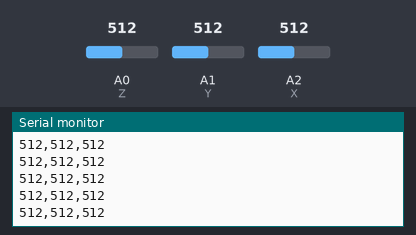
Recording of a sketch running on a simulated Arduino Uno, built with avr-gcc and run on an emulated ATmega328P. Shown: the last lines printed to the serial monitor. Inputs (shaded band) come from the test bench; at power-on: A0 (Z) = 512, A1 (Y) = 512, A2 (X) = 512.

Above: at 1.2 s.
1.3 s: A0 (Z) set to 11
At 2.0 s:
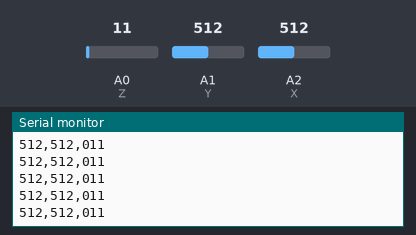
2.8 s: A0 (Z) set to 8
At 3.4 s:
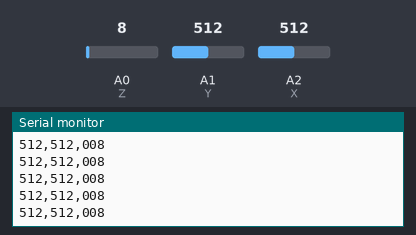
4.3 s: A1 (Y) set to 986
At 5.0 s:
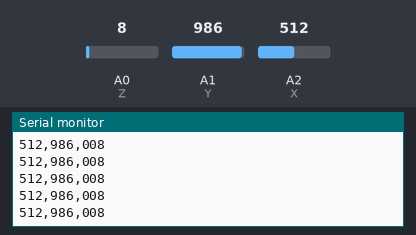
7.3 s: A1 (Y) set to 1017
At 7.9 s:
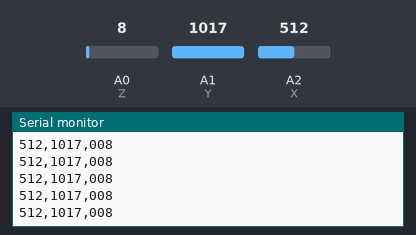
8.8 s: A1 (Y) set to 11
At 9.4 s:
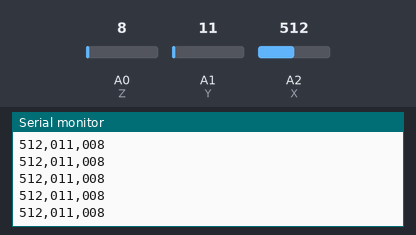
10.3 s: A1 (Y) set to 8
At 11.2 s:
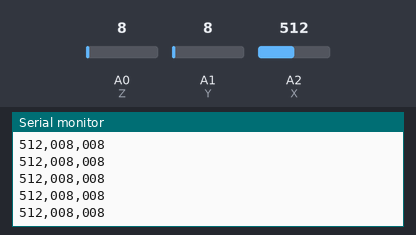
Timing chart, 0 to 12.8 s (numbered marks = the images above; inputs shaded):
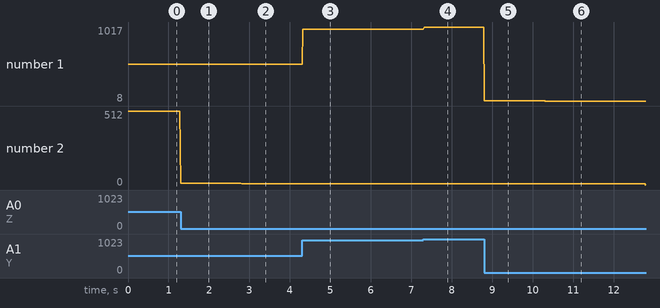

Measured:
- after the input at 1.3 s, the serial monitor: prints a new line at once (image 1)
- after the input at 2.8 s, the serial monitor: prints a new line at once (image 2)
- after the input at 4.3 s, the serial monitor: prints a new line at once (image 3)
- after the input at 7.3 s, the serial monitor: prints a new line at once (image 4)
- after the input at 8.8 s, the serial monitor: prints a new line at once (image 5)
- after the input at 10.3 s, the serial monitor: prints a new line at once (image 6)
- plotted number 1: 512 → 986 after the input at 4.3 s, 986 → 1017 after the input at 7.3 s, 1017 → 11 after the input at 8.8 s
- plotted number 2: 512 → 11 after the input at 1.3 s, 11 → 8 after the input at 2.8 s

The sketch:

acceleration.ino
```cpp
#define X 2
#define Y 1
#define Z 0

void setup() {
  // put your setup code here, to run once:
  Serial.begin(9600);
}

void loop() {
  // put your main code here, to run repeatedly:
  int x = analogRead(X);
  int y = analogRead(Y);
  int z = analogRead(Z);

  char xyz_pos[128] = {'\0'};

  snprintf(xyz_pos, 128, "%03d,%03d,%03d", x, y, z);
  Serial.println(xyz_pos);

  delay(20);
}
```
